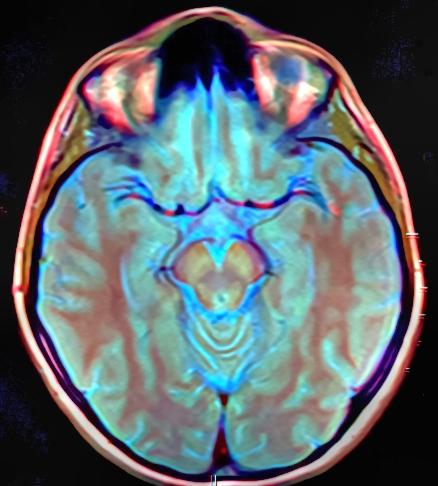
#> input picture test.png, 438 x 486 px, found by its file name
$ jupyter execute rgb2grayscale.ipynb
#> lines starting #> are read from the running program, lines starting #| are printed output that depends on the picture
<a href="https://colab.research.google.com/github/sima-mohmdy/computational-data-mining/blob/main/rgb2grayscale.ipynb" target="_parent"></a>

# Mount Drive

[cell 1]
from google.colab import drive
drive.mount('/content/drive')

# Import Libraries

[cell 2]
import numpy as np
import pandas as pd
import matplotlib.pyplot as plt
from PIL import Image
import matplotlib.image as mpimg

# Loading and Saving Images

[cell 3]
from PIL import Image
img_PIL = Image.open(r'/content/drive/MyDrive/ML/computational data mining/تمرین اول/test.png')
#> img_PIL is the input picture: PIL image 438x486 RGBA; mean R, G, B, A 92.2, 103.5, 108.8, 255
img_PIL.show()
display(img_PIL)

[cell 4]
import numpy as np

# display shape of an image
image=np.array(img_PIL)
print(image.shape)
#| (486, 438, 4)

# Convert RGB to grayscale image with library

[cell 5]
from PIL import Image
img = Image.open('/content/drive/MyDrive/ML/computational data mining/تمرین اول/test.png').convert('L')
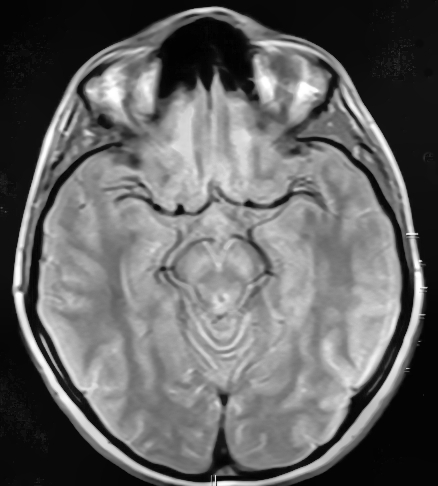
#> img: PIL image 438x486 L; min 0, max 255, mean 100.7
img.save('greyscale.png')

[cell 6]
display(img)

# Convert RGB to grayscale image without library

[cell 7]
import matplotlib.image as mpimg

def rgb2gray(rgb):

    r, g, b = rgb[:,:,0], rgb[:,:,1], rgb[:,:,2]
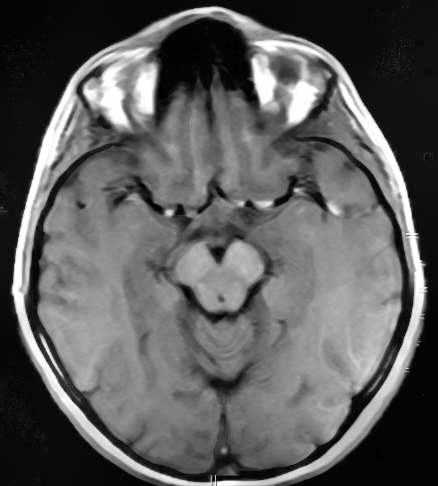
#> r: shape (486, 438) float32; min 0, max 1, mean 0.362
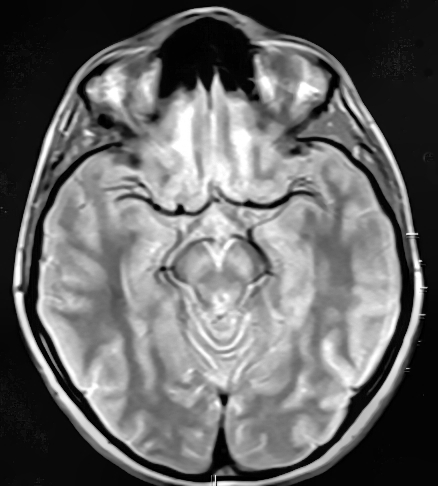
#> g: shape (486, 438) float32; min 0, max 1, mean 0.406
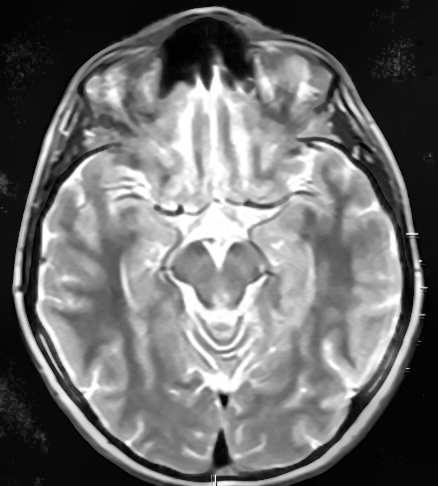
#> b: shape (486, 438) float32; min 0, max 1, mean 0.427
    gray = 0.2989 * r + 0.5870 * g + 0.1140 * b

    return gray

img = mpimg.imread('/content/drive/MyDrive/ML/computational data mining/تمرین اول/test.png')
gray = rgb2gray(img)
plt.imshow(gray, cmap=plt.get_cmap('gray'), vmin=0, vmax=1)
plt.show()
